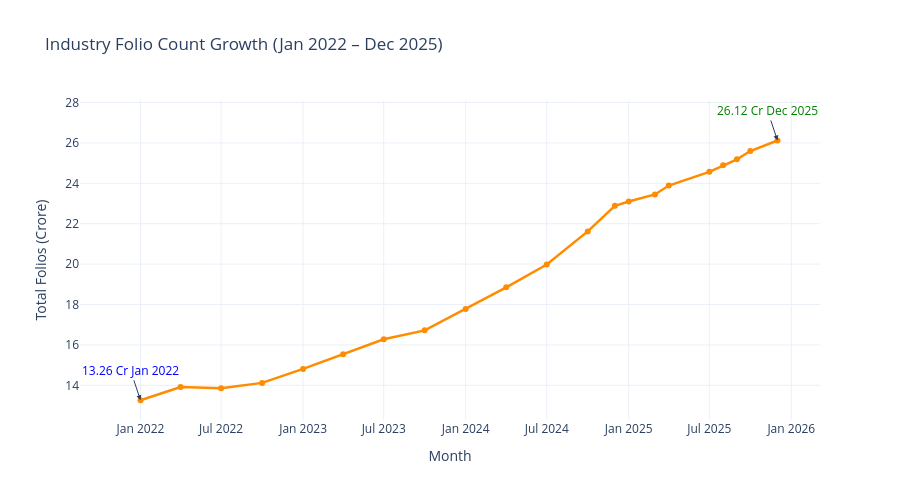

Write notebook code for a chart like this one.
### Code cell
# Cell 9 — Task 7: Folio Count Growth
folio_df["date"] = pd.to_datetime(folio_df["month"])
folio_df["date_str"] = folio_df["date"].dt.strftime("%Y-%m-%d")

fig = px.line(
    folio_df, x="date_str", y="total_folios_crore",
    title="Industry Folio Count Growth (Jan 2022 – Dec 2025)",
    labels={"total_folios_crore": "Total Folios (Crore)", "date_str": "Month"},
    template="plotly_white", markers=True
)

fig.add_annotation(x=folio_df["date_str"].iloc[0], y=13.26,
                   text="13.26 Cr Jan 2022", showarrow=True,
                   arrowhead=2, font=dict(color="blue"))
fig.add_annotation(x=folio_df["date_str"].iloc[-1], y=26.12,
                   text="26.12 Cr Dec 2025", showarrow=True,
                   arrowhead=2, font=dict(color="green"))

fig.update_traces(line=dict(color="darkorange", width=2.5))
fig.update_layout(height=500)
fig.write_image(str(CHARTS / "07_folio_growth.png"))
fig.show()
print("✓ Chart 7 saved")

### Figure 1 — Plotly figure (JSON) as saved in the notebook; plotly's stock layout.template omitted (floating-point values rounded to 4 significant figures)
{"data": [{"hovertemplate": "Month=%{x}<br>Total Folios (Crore)=%{y}<extra></extra>", "legendgroup": "", "line": {"color": "darkorange", "dash": "solid", "width": 2.5}, "marker": {"symbol": "circle"}, "mode": "lines+markers", "name": "", "orientation": "v", "showlegend": false, "type": "scatter", "x": ["2022-01-01", "2022-04-01", "2022-07-01", "2022-10-01", "2023-01-01", "2023-04-01", "2023-07-01", "2023-10-01", "2024-01-01", "2024-04-01", "2024-07-01", "2024-10-01", "2024-12-01", "2025-01-01", "2025-03-01", "2025-04-01", "2025-07-01", "2025-08-01", "2025-09-01", "2025-10-01", "2025-12-01"], "xaxis": "x", "y": [13.26, 13.91, 13.85, 14.12, 14.81, 15.54, 16.28, 16.72, 17.78, 18.85, 19.98, 21.62, 22.89, 23.1, 23.45, 23.89, 24.57, 24.89, 25.19, 25.6, 26.12], "yaxis": "y"}], "layout": {"annotations": [{"arrowhead": 2, "font": {"color": "blue"}, "showarrow": true, "text": "13.26 Cr Jan 2022", "x": "2022-01-01", "y": 13.26}, {"arrowhead": 2, "font": {"color": "green"}, "showarrow": true, "text": "26.12 Cr Dec 2025", "x": "2025-12-01", "y": 26.12}], "height": 500, "legend": {"tracegroupgap": 0}, "title": {"text": "Industry Folio Count Growth (Jan 2022 – Dec 2025)"}, "xaxis": {"anchor": "y", "domain": [0, 1], "title": {"text": "Month"}}, "yaxis": {"anchor": "x", "domain": [0, 1], "title": {"text": "Total Folios (Crore)"}}}}
